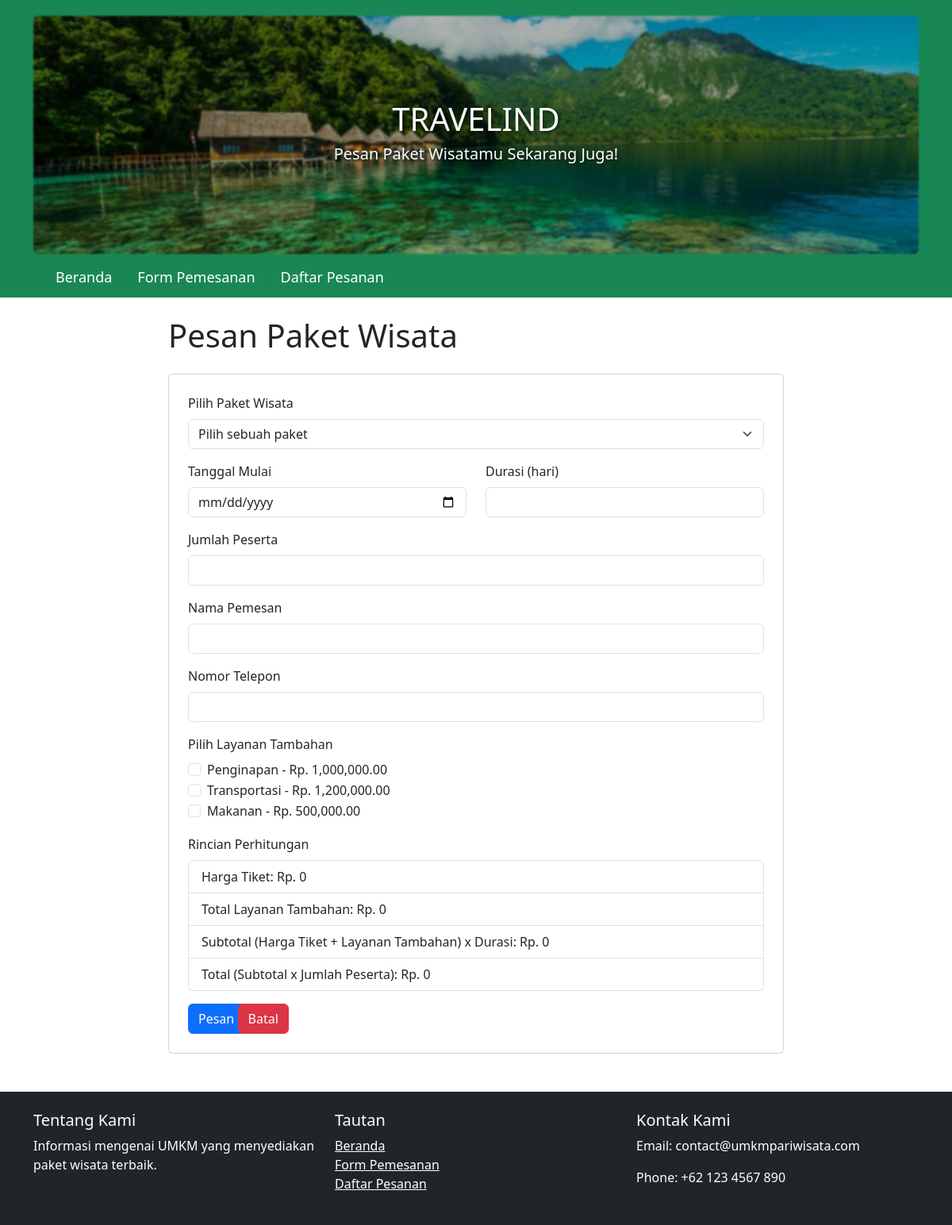
Screenshot of /booking.php with the database file from the repository.
### tables this page shows
CREATE TABLE `layanan` (
  `id` int(11) NOT NULL,
  `nama` varchar(255) NOT NULL,
  `harga` decimal(10,2) NOT NULL
);

### booking.php (the view, shortened to what this page needs)
<?php
require 'db.php';
$stmt = $pdo->query('SELECT * FROM layanan');
$services = $stmt->fetchAll();
?>
<?php include 'header.php'; ?>
<div class="container col-lg-8">
    <h1 class="mt-4">Pesan Paket Wisata</h1>
    <form method="POST" class="mt-4 card p-4">
        <div class="mb-3">
            <label for="paket_id" class="form-label">Pilih Paket Wisata</label>
            <select class="form-select" id="paket_id" name="paket_id" required>
                <option value="">Pilih sebuah paket</option>
            </select>
        </div>
        <div class="row">
            <div class="col-md-6 mb-3">
                <label for="tanggal_mulai" class="form-label">Tanggal Mulai</label>
                <input type="date" class="form-control" id="tanggal_mulai" name="tanggal_mulai" required>
            </div>
            <div class="col-md-6 mb-3">
                <label for="durasi" class="form-label">Durasi (hari)</label>
                <input type="number" class="form-control" id="durasi" name="durasi" required>
            </div>
        </div>
        <div class="mb-3">
            <label for="jumlah_peserta" class="form-label">Jumlah Peserta</label>
            <input type="number" class="form-control" id="jumlah_peserta" name="jumlah_peserta" required>
        </div>
        <div class="mb-3">
            <label for="nama_pemesan" class="form-label">Nama Pemesan</label>
            <input type="text" class="form-control" id="nama_pemesan" name="nama_pemesan" required>
        </div>
        <div class="mb-3">
            <label for="no_telepon" class="form-label">Nomor Telepon</label>
            <input type="text" class="form-control" id="no_telepon" name="no_telepon" required>
        </div>
        <div class="mb-3">
            <label for="layanan" class="form-label">Pilih Layanan Tambahan</label>
            <?php foreach ($services as $service): ?>
                <div class="form-check">
                    <input class="form-check-input" type="checkbox" name="<?= htmlspecialchars(strtolower($service['nama'])) ?>" value="<?= htmlspecialchars($service['harga']) ?>" id="<?= htmlspecialchars($service['nama']) ?>">
                    <label class="form-check-label" for="<?= htmlspecialchars($service['nama']) ?>">
                        <?= htmlspecialchars($service['nama']) ?> - Rp. <?= number_format($service['harga'], 2) ?>
                    </label>
                </div>
            <?php endforeach; ?>
        </div>
        <div class="mb-3">
            <label for="rincian_perhitungan" class="form-label">Rincian Perhitungan</label>
            <ul id="rincian_perhitungan" class="list-group">
                <li class="list-group-item">Harga Tiket: <span id="rincian_harga_tiket">Rp. 0</span></li>
                <li class="list-group-item">Total Layanan Tambahan: <span id="rincian_layanan">Rp. 0</span></li>
                <li class="list-group-item">Subtotal (Harga Tiket + Layanan Tambahan) x Durasi: <span class="font-weight-bold" id="rincian_subtotal">Rp. 0</span></li>
                <li class="list-group-item">Total (Subtotal x Jumlah Peserta): <span class="font-weight-bold" id="rincian_total">Rp. 0</span></li>
            </ul>
        </div>
        <div class="row">
            <div class="col-md-1">
                <button type="submit" class="btn btn-primary">Pesan</button>
            </div>
            <div class="col-md-1">
                <button type="button" class="btn btn-danger" onclick="window.location.href='index.php'">Batal</button>
            </div>
        </div>
    </form>
</div>
<?php include 'footer.php'; ?>
</body>
</html>

### rows the page displays
layanan: nama "Penginapan", harga "1,000,000.00"
layanan: nama "Transportasi", harga "1,200,000.00"
layanan: nama "Makanan", harga "500,000.00"
